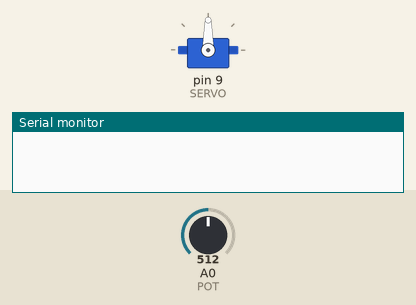
A sketch run on a simulated Arduino Uno, built with avr-gcc and run on an emulated ATmega328P. Parts: servo, the last lines printed to the serial monitor. Inputs (shaded band) come from the test bench; at power-on: A0 (POT) = 512.

Above: at 1.2 s.
1.3 s: A0 (POT) set to 716
At 1.9 s:
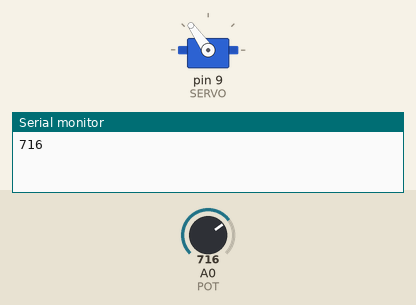
2.8 s: A0 (POT) set to 900
At 3.1 s:
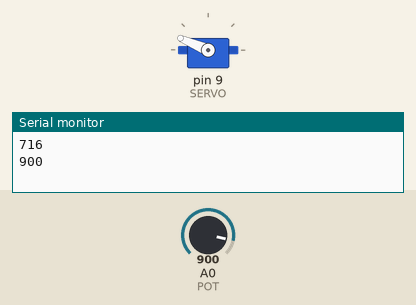
4.3 s: A0 (POT) set to 1023
At 5.4 s:
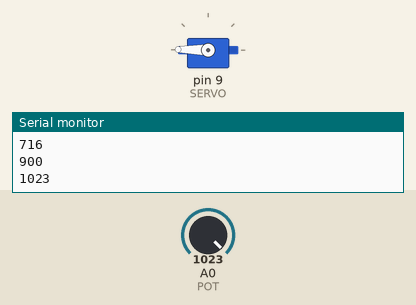
5.8 s: A0 (POT) set to 306
At 6.6 s:
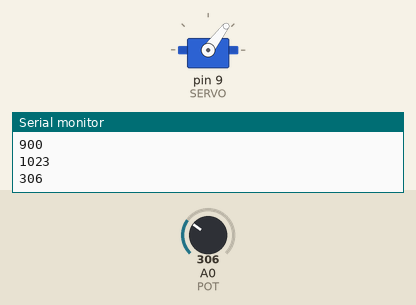
7.3 s: A0 (POT) set to 122
At 7.7 s:
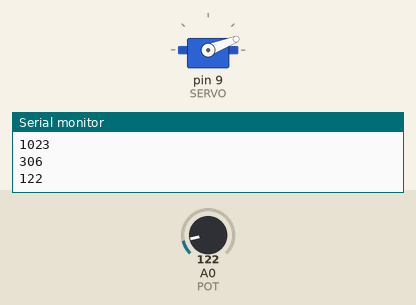
8.8 s: A0 (POT) set to 0
At 10.0 s:
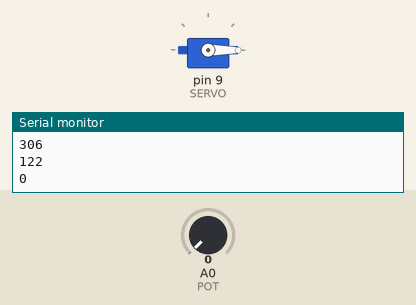
Timing chart, 0 to 11.3 s (numbered marks = the images above; inputs shaded):
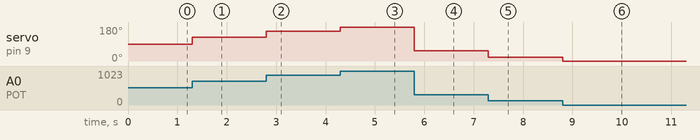

Measured:
- after the input at 1.3 s, servo on pin 9 (SERVO): 90° → 125° at once
- after the input at 2.8 s, servo on pin 9 (SERVO): 125° → 157° at once
- after the input at 4.3 s, servo on pin 9 (SERVO): 157° → 179° at once
- after the input at 5.8 s, servo on pin 9 (SERVO): 179° → 53° at once
- after the input at 7.3 s, servo on pin 9 (SERVO): 53° → 21° at once
- after the input at 8.8 s, servo on pin 9 (SERVO): 21° → 0° at once

The sketch:

servo-pot.ino
```cpp
#include <Servo.h>

enum {
  POT = A0,
  SERVO = 9,
};

Servo servo;
int lastPot;

void setup() {
  lastPot = analogRead(POT);
  servo.attach(SERVO);
  Serial.begin(9600);
}

void loop() {
  int pot;

  pot = analogRead(POT);
  if (abs(lastPot - pot) >= 5) {
    lastPot = pot;
    Serial.println(pot);
    servo.write(map(pot, 0, 1023, 0, 179));
    delay(15);
  }
}
```
